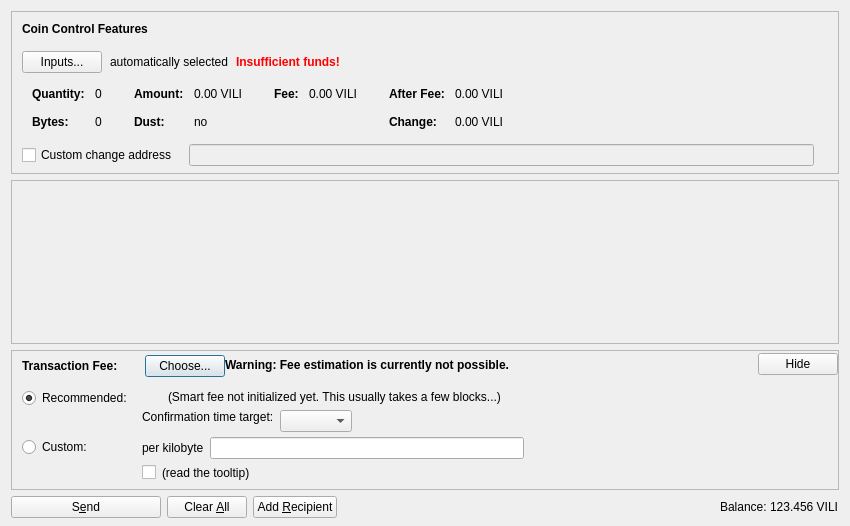
<?xml version="1.0" encoding="UTF-8"?>
<ui version="4.0">
 <class>SendCoinsDialog</class>
 <widget class="QDialog" name="SendCoinsDialog">
  <property name="geometry">
   <rect>
    <x>0</x>
    <y>0</y>
    <width>850</width>
    <height>526</height>
   </rect>
  </property>
  <property name="windowTitle">
   <string>Send Coins</string>
  </property>
  <layout class="QVBoxLayout" name="verticalLayout" stretch="0,1,0,0">
   <property name="bottomMargin">
    <number>8</number>
   </property>
   <item>
    <widget class="QFrame" name="frameCoinControl">
     <property name="sizePolicy">
      <sizepolicy hsizetype="Expanding" vsizetype="Expanding">
       <horstretch>0</horstretch>
       <verstretch>0</verstretch>
      </sizepolicy>
     </property>
     <property name="maximumSize">
      <size>
       <width>16777215</width>
       <height>16777215</height>
      </size>
     </property>
     <property name="frameShape">
      <enum>QFrame::StyledPanel</enum>
     </property>
     <property name="frameShadow">
      <enum>QFrame::Sunken</enum>
     </property>
     <layout class="QVBoxLayout" name="verticalLayoutCoinControl2">
      <property name="spacing">
       <number>0</number>
      </property>
      <property name="leftMargin">
       <number>0</number>
      </property>
      <property name="topMargin">
       <number>0</number>
      </property>
      <property name="rightMargin">
       <number>0</number>
      </property>
      <property name="bottomMargin">
       <number>6</number>
      </property>
      <item>
       <layout class="QVBoxLayout" name="verticalLayoutCoinControl" stretch="0,0,0,0,1">
        <property name="spacing">
         <number>0</number>
        </property>
        <property name="leftMargin">
         <number>10</number>
        </property>
        <property name="topMargin">
         <number>10</number>
        </property>
        <item>
         <layout class="QHBoxLayout" name="horizontalLayoutCoinControl1">
          <property name="bottomMargin">
           <number>15</number>
          </property>
          <item>
           <widget class="QLabel" name="labelCoinControlFeatures">
            <property name="sizePolicy">
             <sizepolicy hsizetype="Preferred" vsizetype="Maximum">
              <horstretch>0</horstretch>
              <verstretch>0</verstretch>
             </sizepolicy>
            </property>
            <property name="font">
             <font>
              <weight>75</weight>
              <bold>true</bold>
             </font>
            </property>
            <property name="styleSheet">
             <string notr="true">font-weight:bold;</string>
            </property>
            <property name="text">
             <string>Coin Control Features</string>
            </property>
           </widget>
          </item>
         </layout>
        </item>
        <item>
         <layout class="QHBoxLayout" name="horizontalLayoutCoinControl2" stretch="0,0,0,0">
          <property name="spacing">
           <number>8</number>
          </property>
          <property name="bottomMargin">
           <number>10</number>
          </property>
          <item>
           <widget class="QPushButton" name="pushButtonCoinControl">
            <property name="styleSheet">
             <string notr="true"/>
            </property>
            <property name="text">
             <string>Inputs...</string>
            </property>
            <property name="autoDefault">
             <bool>false</bool>
            </property>
           </widget>
          </item>
          <item>
           <widget class="QLabel" name="labelCoinControlAutomaticallySelected">
            <property name="text">
             <string>automatically selected</string>
            </property>
            <property name="margin">
             <number>5</number>
            </property>
           </widget>
          </item>
          <item>
           <widget class="QLabel" name="labelCoinControlInsuffFunds">
            <property name="font">
             <font>
              <weight>75</weight>
              <bold>true</bold>
             </font>
            </property>
            <property name="styleSheet">
             <string notr="true">color:red;font-weight:bold;</string>
            </property>
            <property name="text">
             <string>Insufficient funds!</string>
            </property>
            <property name="margin">
             <number>5</number>
            </property>
           </widget>
          </item>
          <item>
           <spacer name="horizontalSpacerCoinControl">
            <property name="orientation">
             <enum>Qt::Horizontal</enum>
            </property>
            <property name="sizeHint" stdset="0">
             <size>
              <width>40</width>
              <height>1</height>
             </size>
            </property>
           </spacer>
          </item>
         </layout>
        </item>
        <item>
         <widget class="QWidget" name="widgetCoinControl" native="true">
          <property name="sizePolicy">
           <sizepolicy hsizetype="Preferred" vsizetype="Preferred">
            <horstretch>0</horstretch>
            <verstretch>0</verstretch>
           </sizepolicy>
          </property>
          <property name="minimumSize">
           <size>
            <width>0</width>
            <height>0</height>
           </size>
          </property>
          <property name="styleSheet">
           <string notr="true"/>
          </property>
          <layout class="QHBoxLayout" name="horizontalLayoutCoinControl5">
           <property name="leftMargin">
            <number>0</number>
           </property>
           <property name="topMargin">
            <number>0</number>
           </property>
           <property name="rightMargin">
            <number>0</number>
           </property>
           <property name="bottomMargin">
            <number>0</number>
           </property>
           <item>
            <layout class="QHBoxLayout" name="horizontalLayoutCoinControl3" stretch="0,0,0,1">
             <property name="spacing">
              <number>20</number>
             </property>
             <property name="topMargin">
              <number>0</number>
             </property>
             <property name="bottomMargin">
              <number>10</number>
             </property>
             <item>
              <layout class="QFormLayout" name="formLayoutCoinControl1">
               <property name="horizontalSpacing">
                <number>10</number>
               </property>
               <property name="verticalSpacing">
                <number>14</number>
               </property>
               <property name="leftMargin">
                <number>10</number>
               </property>
               <property name="topMargin">
                <number>4</number>
               </property>
               <property name="rightMargin">
                <number>6</number>
               </property>
               <item row="0" column="0">
                <widget class="QLabel" name="labelCoinControlQuantityText">
                 <property name="font">
                  <font>
                   <weight>75</weight>
                   <bold>true</bold>
                  </font>
                 </property>
                 <property name="text">
                  <string>Quantity:</string>
                 </property>
                 <property name="margin">
                  <number>0</number>
                 </property>
                </widget>
               </item>
               <item row="0" column="1">
                <widget class="QLabel" name="labelCoinControlQuantity">
                 <property name="cursor">
                  <cursorShape>IBeamCursor</cursorShape>
                 </property>
                 <property name="contextMenuPolicy">
                  <enum>Qt::ActionsContextMenu</enum>
                 </property>
                 <property name="text">
                  <string notr="true">0</string>
                 </property>
                 <property name="margin">
                  <number>0</number>
                 </property>
                 <property name="textInteractionFlags">
                  <set>Qt::LinksAccessibleByMouse|Qt::TextSelectableByKeyboard|Qt::TextSelectableByMouse</set>
                 </property>
                </widget>
               </item>
               <item row="1" column="0">
                <widget class="QLabel" name="labelCoinControlBytesText">
                 <property name="font">
                  <font>
                   <weight>75</weight>
                   <bold>true</bold>
                  </font>
                 </property>
                 <property name="text">
                  <string>Bytes:</string>
                 </property>
                </widget>
               </item>
               <item row="1" column="1">
                <widget class="QLabel" name="labelCoinControlBytes">
                 <property name="cursor">
                  <cursorShape>IBeamCursor</cursorShape>
                 </property>
                 <property name="contextMenuPolicy">
                  <enum>Qt::ActionsContextMenu</enum>
                 </property>
                 <property name="text">
                  <string notr="true">0</string>
                 </property>
                 <property name="textInteractionFlags">
                  <set>Qt::LinksAccessibleByMouse|Qt::TextSelectableByKeyboard|Qt::TextSelectableByMouse</set>
                 </property>
                </widget>
               </item>
              </layout>
             </item>
             <item>
              <layout class="QFormLayout" name="formLayoutCoinControl2">
               <property name="horizontalSpacing">
                <number>10</number>
               </property>
               <property name="verticalSpacing">
                <number>14</number>
               </property>
               <property name="leftMargin">
                <number>6</number>
               </property>
               <property name="topMargin">
                <number>4</number>
               </property>
               <property name="rightMargin">
                <number>6</number>
               </property>
               <item row="0" column="0">
                <widget class="QLabel" name="labelCoinControlAmountText">
                 <property name="font">
                  <font>
                   <weight>75</weight>
                   <bold>true</bold>
                  </font>
                 </property>
                 <property name="text">
                  <string>Amount:</string>
                 </property>
                 <property name="margin">
                  <number>0</number>
                 </property>
                </widget>
               </item>
               <item row="0" column="1">
                <widget class="QLabel" name="labelCoinControlAmount">
                 <property name="cursor">
                  <cursorShape>IBeamCursor</cursorShape>
                 </property>
                 <property name="contextMenuPolicy">
                  <enum>Qt::ActionsContextMenu</enum>
                 </property>
                 <property name="text">
                  <string notr="true">0.00 VILI</string>
                 </property>
                 <property name="textInteractionFlags">
                  <set>Qt::LinksAccessibleByMouse|Qt::TextSelectableByKeyboard|Qt::TextSelectableByMouse</set>
                 </property>
                </widget>
               </item>
               <item row="1" column="0">
                <widget class="QLabel" name="labelCoinControlLowOutputText">
                 <property name="font">
                  <font>
                   <weight>75</weight>
                   <bold>true</bold>
                  </font>
                 </property>
                 <property name="text">
                  <string>Dust:</string>
                 </property>
                </widget>
               </item>
               <item row="1" column="1">
                <widget class="QLabel" name="labelCoinControlLowOutput">
                 <property name="cursor">
                  <cursorShape>IBeamCursor</cursorShape>
                 </property>
                 <property name="contextMenuPolicy">
                  <enum>Qt::ActionsContextMenu</enum>
                 </property>
                 <property name="text">
                  <string notr="true">no</string>
                 </property>
                 <property name="textInteractionFlags">
                  <set>Qt::LinksAccessibleByMouse|Qt::TextSelectableByKeyboard|Qt::TextSelectableByMouse</set>
                 </property>
                </widget>
               </item>
              </layout>
             </item>
             <item>
              <layout class="QFormLayout" name="formLayoutCoinControl3">
               <property name="horizontalSpacing">
                <number>10</number>
               </property>
               <property name="verticalSpacing">
                <number>14</number>
               </property>
               <property name="leftMargin">
                <number>6</number>
               </property>
               <property name="topMargin">
                <number>4</number>
               </property>
               <property name="rightMargin">
                <number>6</number>
               </property>
               <item row="0" column="0">
                <widget class="QLabel" name="labelCoinControlFeeText">
                 <property name="font">
                  <font>
                   <weight>75</weight>
                   <bold>true</bold>
                  </font>
                 </property>
                 <property name="text">
                  <string>Fee:</string>
                 </property>
                 <property name="margin">
                  <number>0</number>
                 </property>
                </widget>
               </item>
               <item row="0" column="1">
                <widget class="QLabel" name="labelCoinControlFee">
                 <property name="cursor">
                  <cursorShape>IBeamCursor</cursorShape>
                 </property>
                 <property name="contextMenuPolicy">
                  <enum>Qt::ActionsContextMenu</enum>
                 </property>
                 <property name="text">
                  <string notr="true">0.00 VILI</string>
                 </property>
                 <property name="textInteractionFlags">
                  <set>Qt::LinksAccessibleByMouse|Qt::TextSelectableByKeyboard|Qt::TextSelectableByMouse</set>
                 </property>
                </widget>
               </item>
              </layout>
             </item>
             <item>
              <layout class="QFormLayout" name="formLayoutCoinControl4">
               <property name="horizontalSpacing">
                <number>10</number>
               </property>
               <property name="verticalSpacing">
                <number>14</number>
               </property>
               <property name="leftMargin">
                <number>6</number>
               </property>
               <property name="topMargin">
                <number>4</number>
               </property>
               <property name="rightMargin">
                <number>6</number>
               </property>
               <item row="0" column="0">
                <widget class="QLabel" name="labelCoinControlAfterFeeText">
                 <property name="font">
                  <font>
                   <weight>75</weight>
                   <bold>true</bold>
                  </font>
                 </property>
                 <property name="text">
                  <string>After Fee:</string>
                 </property>
                 <property name="margin">
                  <number>0</number>
                 </property>
                </widget>
               </item>
               <item row="0" column="1">
                <widget class="QLabel" name="labelCoinControlAfterFee">
                 <property name="cursor">
                  <cursorShape>IBeamCursor</cursorShape>
                 </property>
                 <property name="contextMenuPolicy">
                  <enum>Qt::ActionsContextMenu</enum>
                 </property>
                 <property name="text">
                  <string notr="true">0.00 VILI</string>
                 </property>
                 <property name="textInteractionFlags">
                  <set>Qt::LinksAccessibleByMouse|Qt::TextSelectableByKeyboard|Qt::TextSelectableByMouse</set>
                 </property>
                </widget>
               </item>
               <item row="1" column="0">
                <widget class="QLabel" name="labelCoinControlChangeText">
                 <property name="font">
                  <font>
                   <weight>75</weight>
                   <bold>true</bold>
                  </font>
                 </property>
                 <property name="text">
                  <string>Change:</string>
                 </property>
                </widget>
               </item>
               <item row="1" column="1">
                <widget class="QLabel" name="labelCoinControlChange">
                 <property name="cursor">
                  <cursorShape>IBeamCursor</cursorShape>
                 </property>
                 <property name="contextMenuPolicy">
                  <enum>Qt::ActionsContextMenu</enum>
                 </property>
                 <property name="text">
                  <string notr="true">0.00 VILI</string>
                 </property>
                 <property name="textInteractionFlags">
                  <set>Qt::LinksAccessibleByMouse|Qt::TextSelectableByKeyboard|Qt::TextSelectableByMouse</set>
                 </property>
                </widget>
               </item>
              </layout>
             </item>
            </layout>
           </item>
          </layout>
         </widget>
        </item>
        <item>
         <layout class="QHBoxLayout" name="horizontalLayoutCoinControl4" stretch="0,0,0">
          <property name="spacing">
           <number>12</number>
          </property>
          <property name="sizeConstraint">
           <enum>QLayout::SetDefaultConstraint</enum>
          </property>
          <property name="topMargin">
           <number>5</number>
          </property>
          <property name="rightMargin">
           <number>5</number>
          </property>
          <item>
           <widget class="QCheckBox" name="checkBoxCoinControlChange">
            <property name="toolTip">
             <string>If this is activated, but the change address is empty or invalid, change will be sent to a newly generated address.</string>
            </property>
            <property name="text">
             <string>Custom change address</string>
            </property>
           </widget>
          </item>
          <item>
           <widget class="QValidatedLineEdit" name="lineEditCoinControlChange">
            <property name="enabled">
             <bool>false</bool>
            </property>
            <property name="sizePolicy">
             <sizepolicy hsizetype="Expanding" vsizetype="Fixed">
              <horstretch>0</horstretch>
              <verstretch>0</verstretch>
             </sizepolicy>
            </property>
           </widget>
          </item>
          <item>
           <widget class="QLabel" name="labelCoinControlChangeLabel">
            <property name="sizePolicy">
             <sizepolicy hsizetype="Preferred" vsizetype="Expanding">
              <horstretch>0</horstretch>
              <verstretch>0</verstretch>
             </sizepolicy>
            </property>
            <property name="minimumSize">
             <size>
              <width>0</width>
              <height>0</height>
             </size>
            </property>
            <property name="text">
             <string/>
            </property>
            <property name="margin">
             <number>3</number>
            </property>
           </widget>
          </item>
         </layout>
        </item>
        <item>
         <spacer name="verticalSpacerCoinControl">
          <property name="orientation">
           <enum>Qt::Vertical</enum>
          </property>
          <property name="sizeHint" stdset="0">
           <size>
            <width>800</width>
            <height>1</height>
           </size>
          </property>
         </spacer>
        </item>
       </layout>
      </item>
     </layout>
    </widget>
   </item>
   <item>
    <widget class="QScrollArea" name="scrollArea">
     <property name="widgetResizable">
      <bool>true</bool>
     </property>
     <widget class="QWidget" name="scrollAreaWidgetContents">
      <property name="geometry">
       <rect>
        <x>0</x>
        <y>0</y>
        <width>830</width>
        <height>104</height>
       </rect>
      </property>
      <layout class="QVBoxLayout" name="verticalLayout_2" stretch="0,1">
       <property name="leftMargin">
        <number>0</number>
       </property>
       <property name="topMargin">
        <number>0</number>
       </property>
       <property name="rightMargin">
        <number>0</number>
       </property>
       <property name="bottomMargin">
        <number>0</number>
       </property>
       <item>
        <layout class="QVBoxLayout" name="entries">
         <property name="spacing">
          <number>6</number>
         </property>
        </layout>
       </item>
       <item>
        <spacer name="verticalSpacer">
         <property name="orientation">
          <enum>Qt::Vertical</enum>
         </property>
         <property name="sizeHint" stdset="0">
          <size>
           <width>20</width>
           <height>40</height>
          </size>
         </property>
        </spacer>
       </item>
      </layout>
     </widget>
    </widget>
   </item>
   <item>
    <widget class="QFrame" name="frameFee">
     <property name="sizePolicy">
      <sizepolicy hsizetype="Expanding" vsizetype="Expanding">
       <horstretch>0</horstretch>
       <verstretch>0</verstretch>
      </sizepolicy>
     </property>
     <property name="maximumSize">
      <size>
       <width>16777215</width>
       <height>16777215</height>
      </size>
     </property>
     <property name="frameShape">
      <enum>QFrame::StyledPanel</enum>
     </property>
     <property name="frameShadow">
      <enum>QFrame::Sunken</enum>
     </property>
     <layout class="QVBoxLayout" name="verticalLayoutFee1">
      <property name="spacing">
       <number>0</number>
      </property>
      <property name="leftMargin">
       <number>0</number>
      </property>
      <property name="topMargin">
       <number>0</number>
      </property>
      <property name="rightMargin">
       <number>0</number>
      </property>
      <property name="bottomMargin">
       <number>0</number>
      </property>
      <item>
       <layout class="QVBoxLayout" name="verticalLayoutFee2" stretch="0,0,0">
        <property name="spacing">
         <number>0</number>
        </property>
        <property name="leftMargin">
         <number>10</number>
        </property>
        <property name="topMargin">
         <number>0</number>
        </property>
        <item>
         <layout class="QHBoxLayout" name="horizontalLayoutFee1">
          <property name="bottomMargin">
           <number>0</number>
          </property>
          <item>
           <layout class="QVBoxLayout" name="verticalLayoutFee7">
            <property name="spacing">
             <number>0</number>
            </property>
            <item>
             <spacer name="verticalSpacerSmartFee">
              <property name="orientation">
               <enum>Qt::Vertical</enum>
              </property>
              <property name="sizeType">
               <enum>QSizePolicy::Fixed</enum>
              </property>
              <property name="sizeHint" stdset="0">
               <size>
                <width>1</width>
                <height>4</height>
               </size>
              </property>
             </spacer>
            </item>
            <item>
             <layout class="QHBoxLayout" name="horizontalLayoutSmartFee">
              <property name="spacing">
               <number>10</number>
              </property>
              <item>
               <widget class="QLabel" name="labelFeeHeadline">
                <property name="sizePolicy">
                 <sizepolicy hsizetype="Preferred" vsizetype="Maximum">
                  <horstretch>0</horstretch>
                  <verstretch>0</verstretch>
                 </sizepolicy>
                </property>
                <property name="font">
                 <font>
                  <weight>75</weight>
                  <bold>true</bold>
                 </font>
                </property>
                <property name="styleSheet">
                 <string notr="true">font-weight:bold;</string>
                </property>
                <property name="text">
                 <string>Transaction Fee:</string>
                </property>
               </widget>
              </item>
              <item>
               <widget class="QLabel" name="labelFeeMinimized">
                <property name="text">
                 <string/>
                </property>
               </widget>
              </item>
              <item>
               <widget class="QPushButton" name="buttonChooseFee">
                <property name="text">
                 <string>Choose...</string>
                </property>
               </widget>
              </item>
             </layout>
            </item>
            <item>
             <spacer name="verticalSpacer_5">
              <property name="orientation">
               <enum>Qt::Vertical</enum>
              </property>
              <property name="sizeHint" stdset="0">
               <size>
                <width>1</width>
                <height>1</height>
               </size>
              </property>
             </spacer>
            </item>
           </layout>
          </item>
          <item>
           <widget class="QLabel" name="fallbackFeeWarningLabel">
            <property name="toolTip">
             <string>Using the fallbackfee can result in sending a transaction that will take several hours or days (or never) to confirm. Consider choosing your fee manually or wait until you have validated the complete chain.</string>
            </property>
            <property name="font">
            <font>
                <weight>75</weight>
                <bold>true</bold>
            </font>
            </property>
            <property name="text">
             <string>Warning: Fee estimation is currently not possible.</string>
            </property>
            <property name="wordWrap">
             <bool>false</bool>
            </property>
           </widget>
          </item>
          <item>
           <spacer name="horizontalSpacer_4">
            <property name="orientation">
             <enum>Qt::Horizontal</enum>
            </property>
            <property name="sizeType">
             <enum>QSizePolicy::MinimumExpanding</enum>
            </property>
            <property name="sizeHint" stdset="0">
             <size>
              <width>40</width>
              <height>20</height>
             </size>
            </property>
           </spacer>
          </item>
          <item>
           <widget class="QPushButton" name="buttonMinimizeFee">
            <property name="toolTip">
             <string>collapse fee-settings</string>
            </property>
            <property name="text">
             <string>Hide</string>
            </property>
           </widget>
          </item>
         </layout>
        </item>
        <item>
         <widget class="QFrame" name="frameFeeSelection">
          <layout class="QVBoxLayout" name="verticalLayoutFee12">
           <property name="spacing">
            <number>0</number>
           </property>
           <property name="leftMargin">
            <number>0</number>
           </property>
           <property name="topMargin">
            <number>0</number>
           </property>
           <property name="rightMargin">
            <number>0</number>
           </property>
           <property name="bottomMargin">
            <number>0</number>
           </property>
           <item>
            <layout class="QGridLayout" name="gridLayoutFee">
             <property name="topMargin">
              <number>10</number>
             </property>
             <property name="bottomMargin">
              <number>4</number>
             </property>
             <property name="horizontalSpacing">
              <number>10</number>
             </property>
             <property name="verticalSpacing">
              <number>4</number>
             </property>
             <item row="1" column="1">
              <layout class="QVBoxLayout" name="verticalLayoutFee8">
               <property name="spacing">
                <number>6</number>
               </property>
               <item>
                <layout class="QHBoxLayout" name="horizontalLayoutFee13">
                 <item>
                  <widget class="QLabel" name="labelCustomPerKilobyte">
                   <property name="toolTip">
                    <string>If the custom fee is set to 1000 satoshis and the transaction is only 250 bytes, then &quot;per kilobyte&quot; only pays 250 satoshis in fee, while &quot;total at least&quot; pays 1000 satoshis. For transactions bigger than a kilobyte both pay by kilobyte.</string>
                   </property>
                   <property name="text">
                    <string>per kilobyte</string>
                   </property>
                  </widget>
                 </item>
                 <item>
                  <widget class="BitcoinAmountField" name="customFee"/>
                 </item>
                 <item>
                  <spacer name="horizontalSpacer_6">
                   <property name="orientation">
                    <enum>Qt::Horizontal</enum>
                   </property>
                   <property name="sizeHint" stdset="0">
                    <size>
                     <width>1</width>
                     <height>1</height>
                    </size>
                   </property>
                  </spacer>
                 </item>
                </layout>
               </item>
               <item>
                <layout class="QHBoxLayout" name="horizontalLayoutFee8">
                 <item>
                  <widget class="QCheckBox" name="checkBoxMinimumFee">
                   <property name="toolTip">
                    <string>Paying only the minimum fee is just fine as long as there is less transaction volume than space in the blocks. But be aware that this can end up in a never confirming transaction once there is more demand for litecoin transactions than the network can process.</string>
                   </property>
                   <property name="text">
                    <string/>
                   </property>
                  </widget>
                 </item>
                 <item>
                  <widget class="QLabel" name="labelMinFeeWarning">
                   <property name="enabled">
                    <bool>true</bool>
                   </property>
                   <property name="toolTip">
                    <string>Paying only the minimum fee is just fine as long as there is less transaction volume than space in the blocks. But be aware that this can end up in a never confirming transaction once there is more demand for litecoin transactions than the network can process.</string>
                   </property>
                   <property name="text">
                    <string>(read the tooltip)</string>
                   </property>
                   <property name="margin">
                    <number>5</number>
                   </property>
                  </widget>
                 </item>
                 <item>
                  <spacer name="horizontalSpacer_2">
                   <property name="orientation">
                    <enum>Qt::Horizontal</enum>
                   </property>
                   <property name="sizeHint" stdset="0">
                    <size>
                     <width>1</width>
                     <height>1</height>
                    </size>
                   </property>
                  </spacer>
                 </item>
                </layout>
               </item>
              </layout>
             </item>
             <item row="0" column="0">
              <layout class="QVBoxLayout" name="verticalLayoutFee4" stretch="0,1">
               <item>
                <widget class="QRadioButton" name="radioSmartFee">
                 <property name="text">
                  <string>Recommended:</string>
                 </property>
                 <property name="checked">
                  <bool>true</bool>
                 </property>
                 <attribute name="buttonGroup">
                  <string notr="true">groupFee</string>
                 </attribute>
                </widget>
               </item>
               <item>
                <spacer name="verticalSpacer_2">
                 <property name="orientation">
                  <enum>Qt::Vertical</enum>
                 </property>
                 <property name="sizeHint" stdset="0">
                  <size>
                   <width>1</width>
                   <height>1</height>
                  </size>
                 </property>
                </spacer>
               </item>
              </layout>
             </item>
             <item row="1" column="0">
              <layout class="QVBoxLayout" name="verticalLayoutFee9" stretch="0,1">
               <item>
                <widget class="QRadioButton" name="radioCustomFee">
                 <property name="text">
                  <string>Custom:</string>
                 </property>
                 <attribute name="buttonGroup">
                  <string notr="true">groupFee</string>
                 </attribute>
                </widget>
               </item>
               <item>
                <spacer name="verticalSpacer_6">
                 <property name="orientation">
                  <enum>Qt::Vertical</enum>
                 </property>
                 <property name="sizeHint" stdset="0">
                  <size>
                   <width>1</width>
                   <height>1</height>
                  </size>
                 </property>
                </spacer>
               </item>
              </layout>
             </item>
             <item row="0" column="1">
              <layout class="QVBoxLayout" name="verticalLayoutFee3" stretch="0,0,1">
               <property name="spacing">
                <number>6</number>
               </property>
               <property name="topMargin">
                <number>2</number>
               </property>
               <item>
                <layout class="QHBoxLayout" name="horizontalLayoutFee12">
                 <item>
                  <widget class="QLabel" name="labelSmartFee">
                   <property name="text">
                    <string/>
                   </property>
                   <property name="margin">
                    <number>2</number>
                   </property>
                  </widget>
                 </item>
                 <item>
                  <widget class="QLabel" name="labelFeeEstimation">
                   <property name="text">
                    <string/>
                   </property>
                  </widget>
                 </item>
                 <item>
                  <widget class="QLabel" name="labelSmartFee2">
                   <property name="text">
                    <string>(Smart fee not initialized yet. This usually takes a few blocks...)</string>
                   </property>
                   <property name="margin">
                    <number>2</number>
                   </property>
                  </widget>
                 </item>
                 <item>
                  <spacer name="horizontalSpacer_5">
                   <property name="orientation">
                    <enum>Qt::Horizontal</enum>
                   </property>
                   <property name="sizeHint" stdset="0">
                    <size>
                     <width>1</width>
                     <height>1</height>
                    </size>
                   </property>
                  </spacer>
                 </item>
                </layout>
               </item>
               <item>
                <layout class="QHBoxLayout" name="horizontalLayoutFee9">
                 <item>
                  <layout class="QVBoxLayout" name="verticalLayoutFee6">
                   <item>
                    <widget class="QLabel" name="labelSmartFee3">
                     <property name="text">
                      <string>Confirmation time target:</string>
                     </property>
                     <property name="margin">
                      <number>2</number>
                     </property>
                    </widget>
                   </item>
                   <item>
                    <spacer name="verticalSpacer_3">
                     <property name="orientation">
                      <enum>Qt::Vertical</enum>
                     </property>
                     <property name="sizeHint" stdset="0">
                      <size>
                       <width>1</width>
                       <height>1</height>
                      </size>
                     </property>
                    </spacer>
                   </item>
                  </layout>
                 </item>
                 <item>
                  <layout class="QVBoxLayout" name="verticalLayoutFee5">
                   <property name="rightMargin">
                    <number>30</number>
                   </property>
                   <item>
                    <layout class="QHBoxLayout" name="horizontalLayoutConfTarget">
                     <property name="bottomMargin">
                      <number>0</number>
                     </property>
                     <item>
                      <widget class="QComboBox" name="confTargetSelector"/>
                     </item>
                     <item>
                      <spacer name="horizontalSpacerConfTarget">
                       <property name="orientation">
                        <enum>Qt::Horizontal</enum>
                       </property>
                       <property name="sizeHint" stdset="0">
                        <size>
                         <width>40</width>
                         <height>20</height>
                        </size>
                       </property>
                      </spacer>
                     </item>
                    </layout>
                   </item>
                  </layout>
                 </item>
                </layout>
               </item>
               <item>
                <spacer name="verticalSpacer_4">
                 <property name="orientation">
                  <enum>Qt::Vertical</enum>
                 </property>
                 <property name="sizeHint" stdset="0">
                  <size>
                   <width>1</width>
                   <height>1</height>
                  </size>
                 </property>
                </spacer>
               </item>
              </layout>
             </item>
            </layout>
           </item>
          </layout>
         </widget>
        </item>
        <item>
         <spacer name="verticalSpacerFee">
          <property name="orientation">
           <enum>Qt::Vertical</enum>
          </property>
          <property name="sizeHint" stdset="0">
           <size>
            <width>40</width>
            <height>5</height>
           </size>
          </property>
         </spacer>
        </item>
       </layout>
      </item>
     </layout>
    </widget>
   </item>
   <item>
    <layout class="QHBoxLayout" name="horizontalLayout">
     <item>
      <widget class="QPushButton" name="sendButton">
       <property name="minimumSize">
        <size>
         <width>150</width>
         <height>0</height>
        </size>
       </property>
       <property name="toolTip">
        <string>Confirm the send action</string>
       </property>
       <property name="text">
        <string>S&amp;end</string>
       </property>
       <property name="icon">
        <iconset resource="../bitcoin.qrc">
         <normaloff>:/icons/send</normaloff>:/icons/send</iconset>
       </property>
       <property name="autoDefault">
        <bool>false</bool>
       </property>
       <property name="default">
        <bool>false</bool>
       </property>
      </widget>
     </item>
     <item>
      <widget class="QPushButton" name="clearButton">
       <property name="sizePolicy">
        <sizepolicy hsizetype="Minimum" vsizetype="Fixed">
         <horstretch>0</horstretch>
         <verstretch>0</verstretch>
        </sizepolicy>
       </property>
       <property name="toolTip">
        <string>Clear all fields of the form.</string>
       </property>
       <property name="text">
        <string>Clear &amp;All</string>
       </property>
       <property name="icon">
        <iconset resource="../bitcoin.qrc">
         <normaloff>:/icons/remove</normaloff>:/icons/remove</iconset>
       </property>
       <property name="autoDefault">
        <bool>false</bool>
       </property>
      </widget>
     </item>
     <item>
      <widget class="QPushButton" name="addButton">
       <property name="toolTip">
        <string>Send to multiple recipients at once</string>
       </property>
       <property name="text">
        <string>Add &amp;Recipient</string>
       </property>
       <property name="icon">
        <iconset resource="../bitcoin.qrc">
         <normaloff>:/icons/add</normaloff>:/icons/add</iconset>
       </property>
       <property name="autoDefault">
        <bool>false</bool>
       </property>
      </widget>
     </item>
     <item>
      <spacer name="horizontalSpacer">
       <property name="orientation">
        <enum>Qt::Horizontal</enum>
       </property>
       <property name="sizeHint" stdset="0">
        <size>
         <width>40</width>
         <height>20</height>
        </size>
       </property>
      </spacer>
     </item>
     <item>
      <layout class="QHBoxLayout" name="horizontalLayout_2">
       <property name="spacing">
        <number>3</number>
       </property>
       <item>
        <widget class="QLabel" name="label">
         <property name="sizePolicy">
          <sizepolicy hsizetype="Preferred" vsizetype="Fixed">
           <horstretch>0</horstretch>
           <verstretch>0</verstretch>
          </sizepolicy>
         </property>
         <property name="text">
          <string>Balance:</string>
         </property>
        </widget>
       </item>
       <item>
        <widget class="QLabel" name="labelBalance">
         <property name="sizePolicy">
          <sizepolicy hsizetype="Preferred" vsizetype="Fixed">
           <horstretch>0</horstretch>
           <verstretch>0</verstretch>
          </sizepolicy>
         </property>
         <property name="cursor">
          <cursorShape>IBeamCursor</cursorShape>
         </property>
         <property name="text">
          <string notr="true">123.456 VILI</string>
         </property>
         <property name="textInteractionFlags">
          <set>Qt::LinksAccessibleByMouse|Qt::TextSelectableByKeyboard|Qt::TextSelectableByMouse</set>
         </property>
        </widget>
       </item>
      </layout>
     </item>
    </layout>
   </item>
  </layout>
 </widget>
 <customwidgets>
  <customwidget>
   <class>QValidatedLineEdit</class>
   <extends>QLineEdit</extends>
   <header>qvalidatedlineedit.h</header>
  </customwidget>
  <customwidget>
   <class>BitcoinAmountField</class>
   <extends>QLineEdit</extends>
   <header>bitcoinamountfield.h</header>
   <container>1</container>
  </customwidget>
 </customwidgets>
 <resources>
  <include location="../bitcoin.qrc"/>
 </resources>
 <connections/>
 <buttongroups>
  <buttongroup name="groupFee"/>
 </buttongroups>
</ui>
